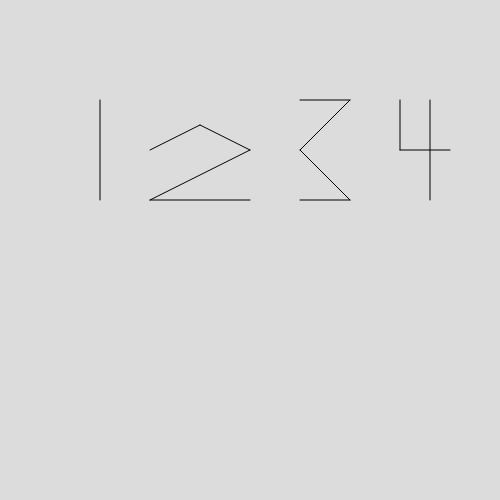
Frame 1 (no input)
Frame 60 (no input): identical to frame 1, image omitted
Frame 120 (the mouse pressed at the canvas centre since frame 60): identical to frame 1, image omitted

The p5.js sketch that drew this single still picture (run headless with seeded random() and noise() and a simulated clock; from frame 60 on, the mouse is pressed at the canvas centre):

// p5.js sketch
// ── sketch.js
function setup() {
    createCanvas(500, 500);
  }
  
  function draw() {
    background(220);
    
    line(100, 100, 100, 200);
    
    line(150, 150, 200, 125);
    line(200, 125, 250, 150);
    line(250, 150, 150, 200);
    line(150, 200, 250, 200);
  
    line(300, 100, 350, 100);
    line(300, 200, 350, 200);
    line(300, 150, 350, 100);
    line(350, 200, 300, 150);
  
    line(400, 150, 400, 100);
    line(400, 150, 450, 150);
    line(430, 100, 430, 200);
  }
